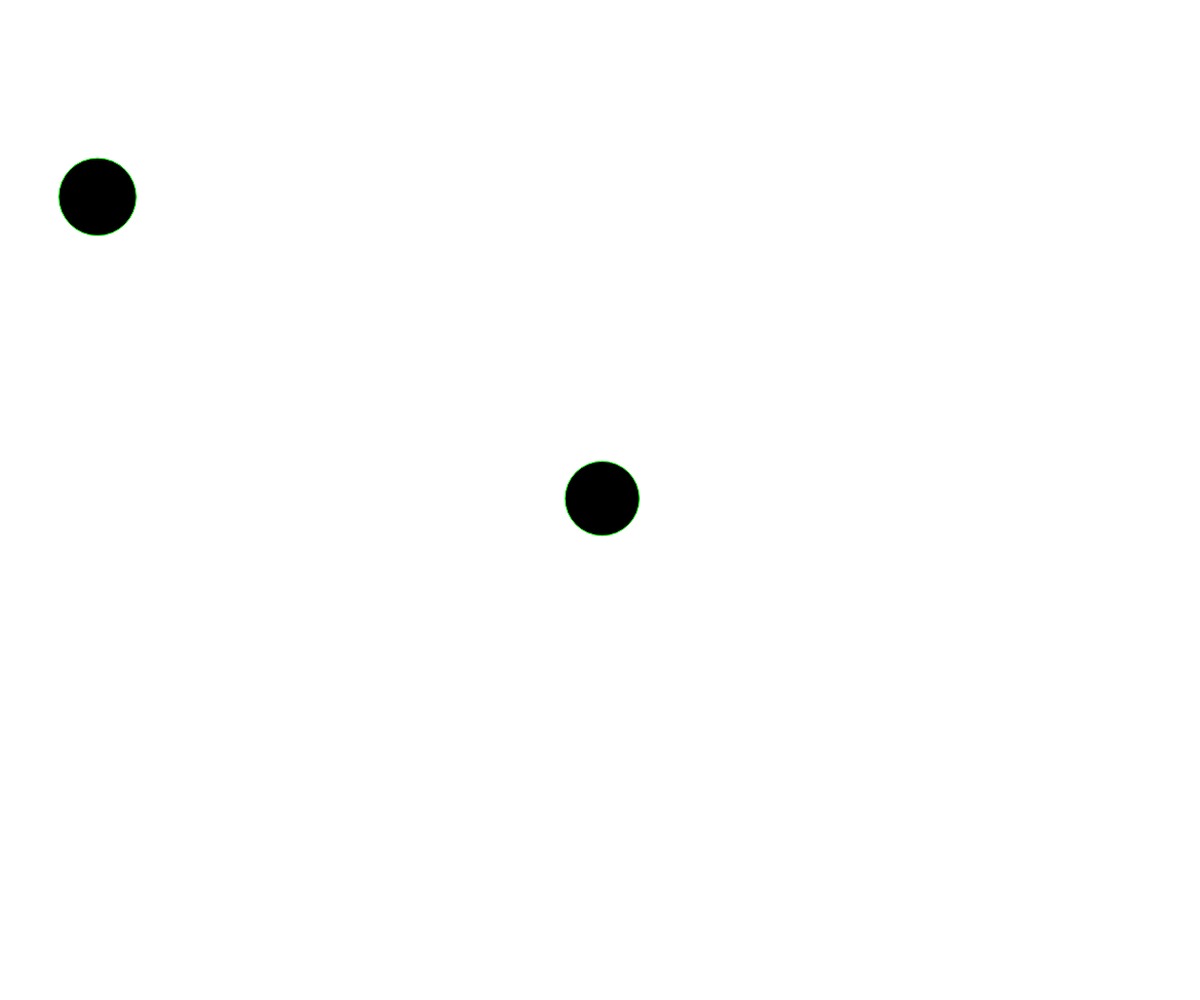
Frame 1 (no input)
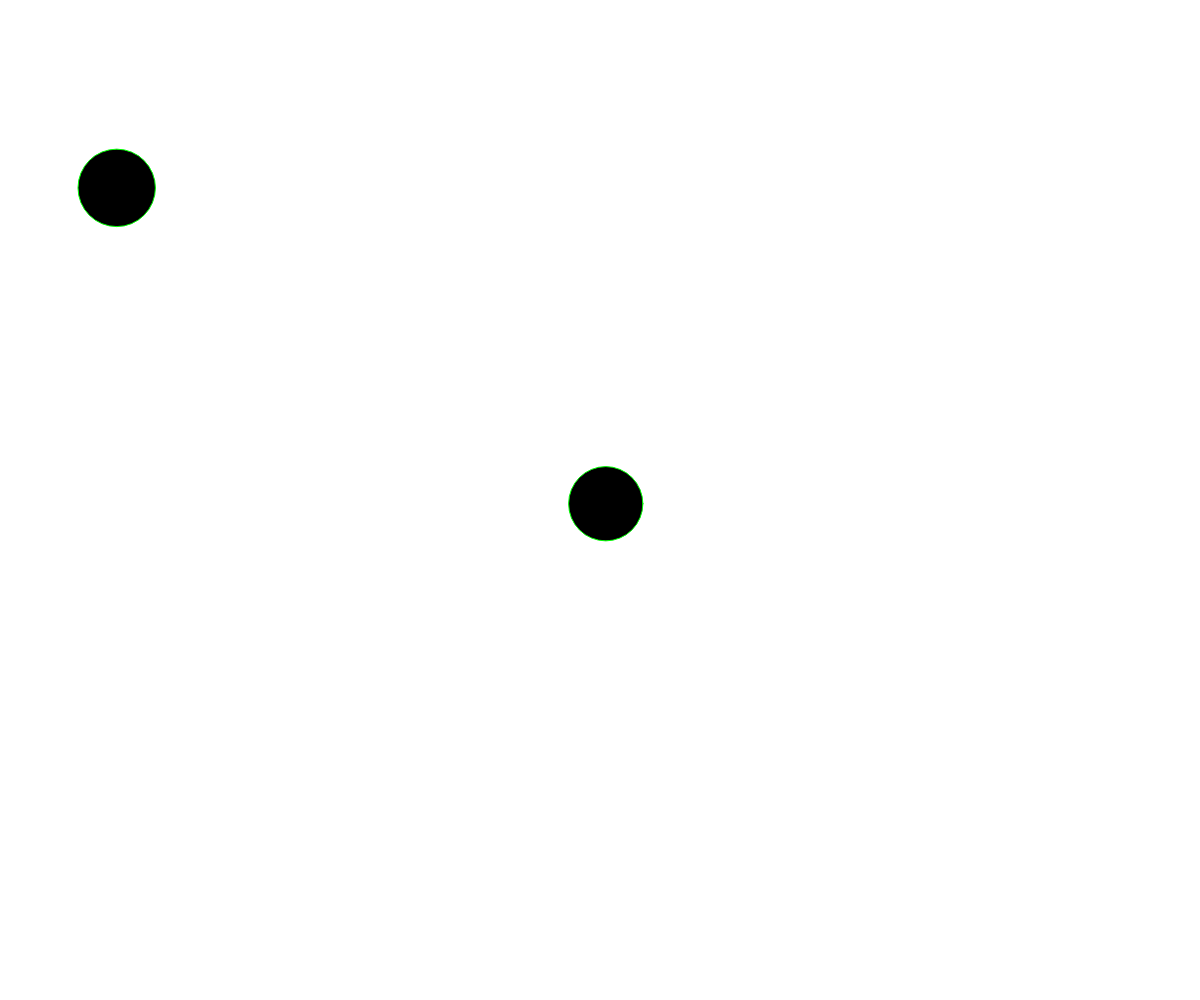
Frame 60 (no input)
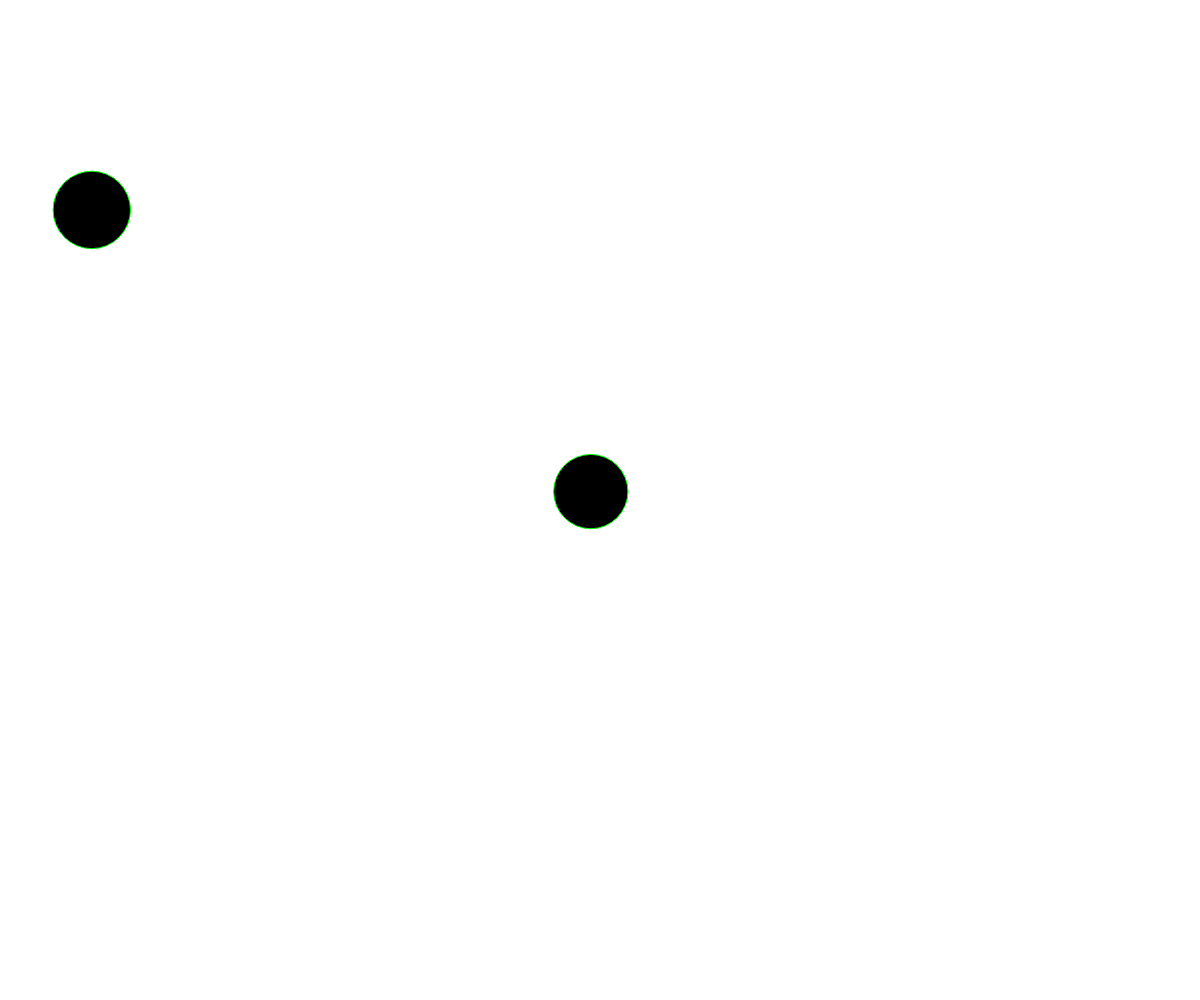
Frame 120 (the mouse pressed at the canvas centre since frame 60)

The p5.js sketch that drew these frames (run headless with seeded random() and noise() and a simulated clock; from frame 60 on, the mouse is pressed at the canvas centre):

// p5.js sketch
// ── sketch.js
var fly;
var daisy;

function setup() {
    createCanvas(windowWidth, windowHeight);
    fly = new Bug(width/2, height/2);
    daisy = new Bug(100, 200);
}

function draw() {
    background(255);
    fly.update();
    fly.draw();
    daisy.update();
    daisy.draw();
}

function Bug(startX, startY) {
    this.x = startX;
    this.y = startY;
    this.diameter = random(10,100);
    this.speed = random(2,10);

    this.draw = function() {
        fill(0);
        stroke(0,255,0);
        ellipse(this.x, this.y, this.diameter, this.diameter);
    }

    this.update = function() {
        this.x += random(-this.speed, this.speed);
        this.y += random(-this.speed, this.speed);
    }
}
